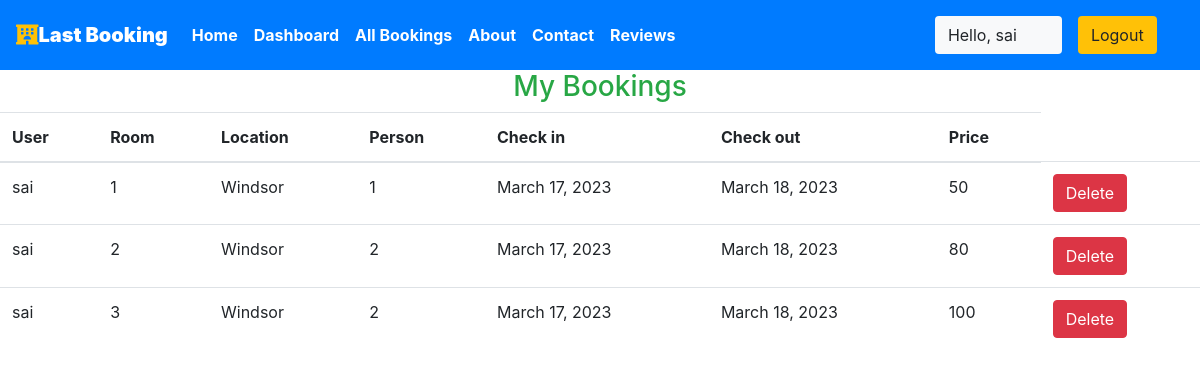
Page /user/bookings (signed in) on the committed database.
### krishna/models.py (models this page shows, shortened)
class Reservation(models.Model):
    check_in = models.DateField(auto_now =False)
    check_out = models.DateField()
    room = models.ForeignKey(Rooms, on_delete = models.CASCADE)
    guest = models.ForeignKey(User, on_delete= models.CASCADE)
    booking_id = models.CharField(max_length=100,default="null")

class Rooms(models.Model):
    ROOM_STATUS = (
    ("1", "available"),
    ("2", "not available"),
    )
    ROOM_TYPE = (
    ("1", "premium"),
    ("2", "deluxe"),
    ("3","basic"),
    )
    room_type = models.CharField(max_length=50,choices = ROOM_TYPE)
    capacity = models.IntegerField()
    price = models.IntegerField()
    size = models.IntegerField()
    hotel = models.ForeignKey(Hotels, on_delete = models.CASCADE)
    status = models.CharField(choices =ROOM_STATUS,max_length = 15)
    roomnumber = models.IntegerField()

class Hotels(models.Model):
    name = models.CharField(max_length=30,default="Last Booking")
    owner = models.CharField(max_length=20)
    location = models.CharField(max_length=50)
    state = models.CharField(max_length=50)
    country = models.CharField(max_length=50,default="Canada")

### krishna/views.py (the view)
# urls.py: path('user/bookings', views.user_bookings,name="dashboard"),
@login_required(login_url='/user')
def user_bookings(request):
    if request.user.is_authenticated == False:
        return redirect('userloginpage')
    user = User.objects.all().get(id=request.user.id)
    print(f"request user id ={request.user.id}")
    bookings = Reservation.objects.all().filter(guest=user)
    if not bookings:
        messages.warning(request,"No Bookings Found")
    return HttpResponse(render(request,'user/mybookings.html',{'bookings':bookings}))

### templates/user/mybookings.html
{% extends 'basic.html' %} {% block title %}Dashboard {% endblock title %} {% block body %}
{% load app_tags %}
<h3 class="text-center  text-success">My Bookings </h3>
<table class="table">
    <thead>
        <th>User</th>
        <th>Room</th>
        <th>Location</th>
        <th>Person</th>
        <th>Check in</th>
        <th>Check out</th>
        <th>Price</th>
    </thead>
    {% for each_booking in bookings %}
    <tr>
        <td>{{each_booking.guest.username}}</td>
        <td>{{each_booking.room.roomnumber}}</td>
        <td>{{each_booking.room.hotel.location}}</td>
        <td>{{each_booking.room.capacity}}</td>
        <td>{{each_booking.check_in}}</td>
        <td>{{each_booking.check_out}}</td>
        <td>{{each_booking.room.price}}</td>
        <td><a href="{% url 'deleteReservation' each_booking.id %}" class="btn btn-danger">Delete</a></td>
    </tr>
    {% endfor %}
</table>
{% endblock body %}

### templates/basic.html (shortened to what this page needs)
{% load static %}
<!DOCTYPE html>
<!DOCTYPE html>
<html lang="en">
<head>
    <link rel="stylesheet" href="https://use.fontawesome.com/releases/v5.7.0/css/all.css">
    <link rel="stylesheet" href="{% static 'bootstrap\bootstrap.css' %}">
    <link rel="stylesheet" href="https://maxcdn.bootstrapcdn.com/bootstrap/4.5.0/css/bootstrap.min.css" >
</head>
<body style="dbackground-image: url('https://source.unsplash.com/random');height: 100%;">
    <div class="container-fluid px-0">
        <nav class="navbar navbar-expand-lg navbar-dark bg-primary font-weight-bold">
            <a class="navbar-brand text-bold bg-black " href="/"><i class="fas fa-hotel text-warning"></i><b>Last Booking</b></a>
            <div class="collapse navbar-collapse " id="navbarSupportedContent">
                <ul class="navbar-nav mr-auto ">
                    <li class="nav-item active">
                        <a class="nav-link text-bold " href="/home"> Home</a>
                    </li>
                    {% if user.is_staff %}
                    <li class="nav-item active">
                        <a class="nav-link text-bold" href="/staff/panel">Dashboard </a>
                    </li>
                    {% elif user.is_staff == False and user.is_authenticated %}
                    <li class="nav-item active">
                            <a class="nav-link text-bold" href="/user/bookings">My Bookings </a>
                        </li>
                    {% endif %}
                    {% if user.is_staff %}
                    <li class="nav-item active">
                            <a class="nav-link text-bold" href="/staff/allbookings">All Bookings </a>
                        </li>
                    {% endif %}
                    <li class="nav-item active">
                        <a class="nav-link text-bold" href="/about">About</a>
                    </li>
                    <li class="nav-item active">
                        <a class="nav-link text-bold" href="/contact">Contact </a>
                    </li>
                    <li class="nav-item active">
                        <a class="nav-link text-bold" href="/reviewsPage"> Reviews </a>
                    </li>
                </ul>
                {% if user.is_authenticated %}
                      <button class="btn btn-group bg-light" data-toggle="modal" data-target="#forlogin">
                       Hello, {{request.user}}
                       <a href="/logout" class="nav-link">
                    <button class="btn btn-group bg-warning" data-toggle="modal" data-target="#forlogin">
                        Logout
                    </button></a>&nbsp; &nbsp;
                    </button>
                {% endif %}
            </div>
        </nav>
    </div>
    {% block body %}
    {% endblock body %}
</body>
</html>

### templates/basic.html (style rules this page uses)
a { text-decoration: none; }

### rows in the picture
Reservation: guest.username "sai", room.roomnumber "1", room.hotel.location "Windsor", room.capacity "1", check_in "March 17, 2023", check_out "March 18, 2023", room.price "50"
Reservation: guest.username "sai", room.roomnumber "2", room.hotel.location "Windsor", room.capacity "2", check_in "March 17, 2023", check_out "March 18, 2023", room.price "80"
Reservation: guest.username "sai", room.roomnumber "3", room.hotel.location "Windsor", room.capacity "2", check_in "March 17, 2023", check_out "March 18, 2023", room.price "100"

### other values in the picture
{{ request.user }} "sai"
